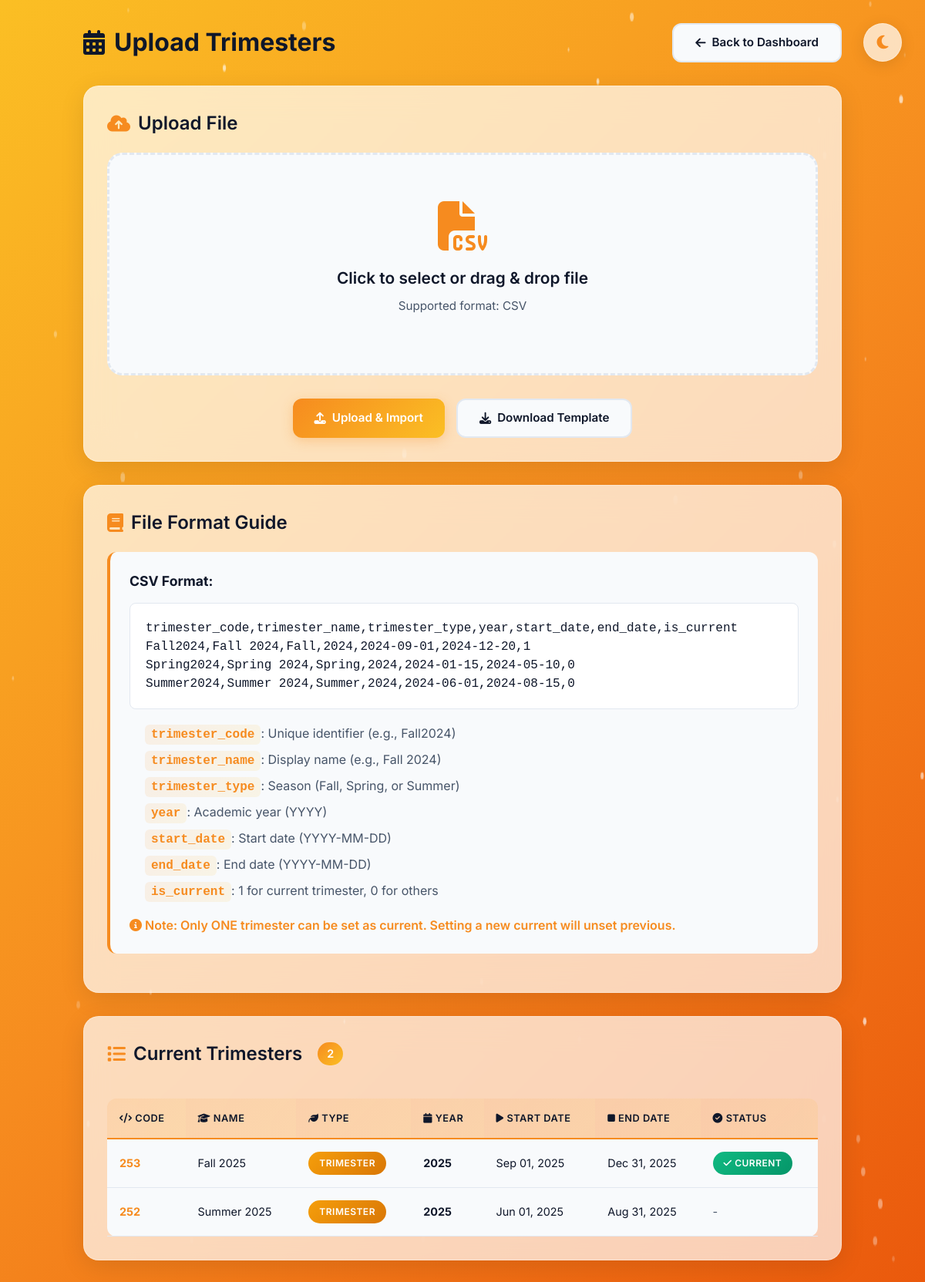
The app's page /admin/upload_trimesters.php (signed in), older data.
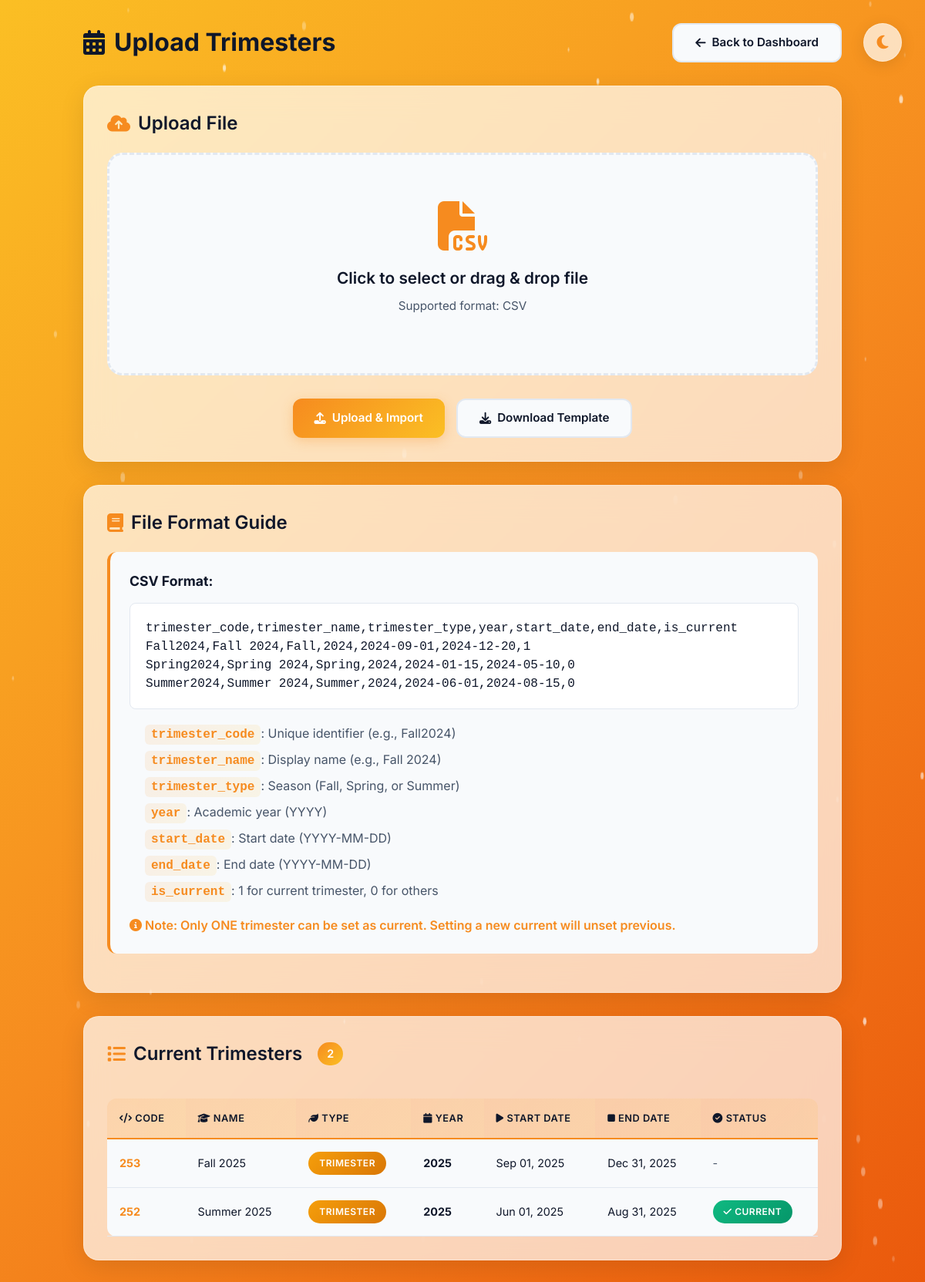
The same page, newer data.
### tables this page shows
CREATE TABLE `trimesters` (
  `trimester_id` int(11) NOT NULL,
  `trimester_code` varchar(20) NOT NULL,
  `trimester_name` varchar(50) NOT NULL,
  `trimester_type` enum('trimester','semester') NOT NULL,
  `year` int(11) NOT NULL,
  `start_date` date NOT NULL,
  `end_date` date NOT NULL,
  `is_current` tinyint(1) DEFAULT 0,
  `created_at` timestamp NOT NULL DEFAULT current_timestamp()
);

### admin/upload_trimesters.php (the view, shortened to what the changed rows need)
<?php
require_once('../config/database.php');
$result = $conn->query("SELECT * FROM trimesters ORDER BY year DESC, trimester_code DESC");
$existing_trimesters = $result->fetch_all(MYSQLI_ASSOC);
?>
<!DOCTYPE html>
<html lang="en" data-theme="light">
<head>
    <script src="https://cdn.tailwindcss.com"></script>
    <link rel="stylesheet" href="https://cdnjs.cloudflare.com/ajax/libs/font-awesome/6.4.0/css/all.min.css">
</head>
<body>
    <div class="container">
        <div class="header">
            <h1>
                <i class="fas fa-calendar-alt"></i>
                Upload Trimesters
            </h1>
        </div>
        <div class="glass-card">
            <h2 style="color: var(--text-primary); margin-bottom: 20px; display: flex; align-items: center; gap: 10px; font-size: 1.5rem; font-weight: 600;">
                <i class="fas fa-cloud-upload-alt" style="color: #f68b1f;"></i>
                Upload File
            </h2>
        </div>
        <div class="glass-card">
            <h2 style="color: var(--text-primary); margin-bottom: 20px; display: flex; align-items: center; gap: 10px; font-size: 1.5rem; font-weight: 600;">
                <i class="fas fa-book" style="color: #f68b1f;"></i>
                File Format Guide
            </h2>
        </div>
        <div class="glass-card">
            <h2 style="color: var(--text-primary); margin-bottom: 20px; display: flex; align-items: center; gap: 10px; font-size: 1.5rem; font-weight: 600;">
                <i class="fas fa-list" style="color: #f68b1f;"></i>
                Current Trimesters
                <span style="background: linear-gradient(135deg, #f68b1f, #fbbf24); color: white; padding: 4px 12px; border-radius: 20px; font-size: 0.9rem; margin-left: 10px;">
                    <?php echo count($existing_trimesters); ?>
                </span>
            </h2>
            <?php if (empty($existing_trimesters)): ?>
                <div class="empty-state">
                    <i class="fas fa-inbox"></i>
                    <p style="font-size: 1.1rem; margin-top: 10px;">No trimesters found. Upload a file to add trimesters.</p>
                </div>
            <?php else: ?>
                <div style="overflow-x: auto;">
                    <table>
                        <thead>
                            <tr>
                                <th><i class="fas fa-code"></i> Code</th>
                                <th><i class="fas fa-graduation-cap"></i> Name</th>
                                <th><i class="fas fa-leaf"></i> Type</th>
                                <th><i class="fas fa-calendar"></i> Year</th>
                                <th><i class="fas fa-play"></i> Start Date</th>
                                <th><i class="fas fa-stop"></i> End Date</th>
                                <th><i class="fas fa-check-circle"></i> Status</th>
                            </tr>
                        </thead>
                        <tbody>
                            <?php foreach ($existing_trimesters as $trim): ?>
                                <tr>
                                    <td><strong style="color: #f68b1f;"><?php echo htmlspecialchars($trim['trimester_code']); ?></strong></td>
                                    <td><?php echo htmlspecialchars($trim['trimester_name']); ?></td>
                                    <td>
                                        <?php
                                        $badge_class = 'badge-fall';
                                        ?>
                                        <span class="badge <?php echo $badge_class; ?>">
                                            <?php echo strtoupper($trim['trimester_type']); ?>
                                        </span>
                                    </td>
                                    <td><strong><?php echo $trim['year']; ?></strong></td>
                                    <td><?php echo date('M d, Y', strtotime($trim['start_date'])); ?></td>
                                    <td><?php echo date('M d, Y', strtotime($trim['end_date'])); ?></td>
                                    <td>
                                        <?php if ($trim['is_current']): ?>
                                            <span class="badge badge-current">
                                                <i class="fas fa-check"></i> CURRENT
                                            </span>
                                        <?php else: ?>
                                            <span style="color: var(--text-secondary);">-</span>
                                        <?php endif; ?>
                                    </td>
                                </tr>
                            <?php endforeach; ?>
                        </tbody>
                    </table>
                </div>
            <?php endif; ?>
        </div>
    </div>
</body>
</html>

Row changes from the older to the newer data that the page shows:
changed trimesters "Fall 2025": is_current "CURRENT" → "-"
changed trimesters "Summer 2025": is_current "-" → "CURRENT"
